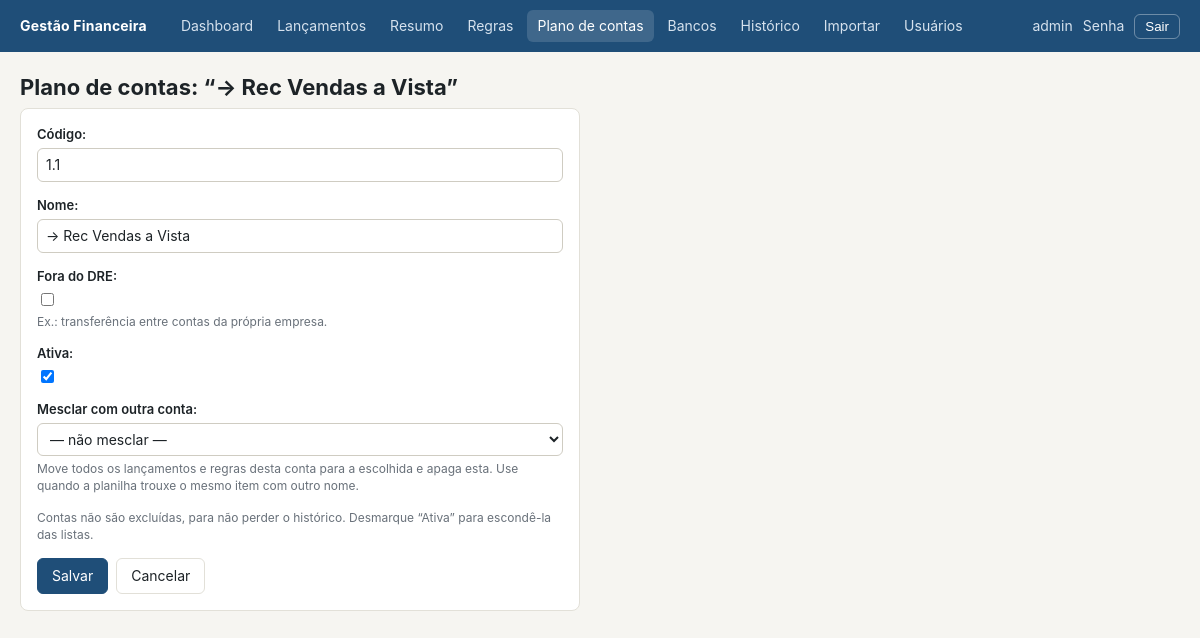
The app's page /contas/1/ (signed in) with its own data.
### financas/models.py (models this page shows)
class Conta(models.Model):
    codigo = models.CharField("código", max_length=20, blank=True)
    nome = models.CharField(max_length=120, unique=True)
    nao_entra_no_dre = models.BooleanField(
        "fora do DRE", default=False,
        help_text="Ex.: transferência entre contas da própria empresa.",
    )
    ativa = models.BooleanField(default=True)
    history = HistoricalRecords()
    class Meta:
        ordering = ["codigo", "nome"]
        verbose_name = "conta do plano de contas"
        verbose_name_plural = "plano de contas"
    def __str__(self):
        return self.nome

### financas/views.py (the view, shortened to what this page needs)
# urls.py: path("contas/<int:pk>/", views.conta_form, name="conta_editar"),
def conta_form(request, pk=None):
    from .contas import mesclar
    conta = get_object_or_404(Conta, pk=pk) if pk else None
    form = ContaForm(request.POST or None, instance=conta)
    return render(request, "financas/conta_form.html", {"form": form, "conta": conta})

### financas/forms.py (shortened to what this page needs)
class ContaForm(forms.ModelForm):
    mesclar_em = forms.ModelChoiceField(
        label="Mesclar com outra conta", queryset=Conta.objects.none(), required=False,
        empty_label="— não mesclar —",
        help_text="Move todos os lançamentos e regras desta conta para a escolhida e apaga esta. "
                  "Use quando a planilha trouxe o mesmo item com outro nome.",
    )
    class Meta:
        model = Conta
        fields = ["codigo", "nome", "nao_entra_no_dre", "ativa"]
    def __init__(self, *args, **kwargs):
        super().__init__(*args, **kwargs)
        if self.instance.pk:
            self.fields["mesclar_em"].queryset = Conta.objects.exclude(pk=self.instance.pk).exclude(codigo="")
        else:
            del self.fields["mesclar_em"]

### financas/templates/financas/conta_form.html
{% extends "financas/base.html" %}
{% block conteudo %}
<h1>{% if conta %}Plano de contas: “{{ conta.nome }}”{% else %}Nova conta no plano de contas{% endif %}</h1>
<form method="post" class="formulario cartao">{% csrf_token %}
  {{ form.as_p }}
  <p class="small muted">Contas não são excluídas, para não perder o histórico. Desmarque “Ativa” para escondê-la das listas.</p>
  <div class="acoes"><button class="btn prim">Salvar</button><a class="btn" href="{% url 'contas' %}">Cancelar</a></div>
</form>
{% endblock %}

### financas/templates/financas/base.html (shortened to what this page needs)
{% load static %}<!doctype html>
<html lang="pt-br">
<head>
  <link rel="stylesheet" href="{% static 'financas/style.css' %}">
</head>
<body hx-headers='{"X-CSRFToken": "{{ csrf_token }}"}'>
{% if user.is_authenticated %}
<header class="topo">
  <div class="wrap">
    <a class="marca" href="{% url 'lancamentos' %}">Gestão Financeira</a>
    {% with u=request.resolver_match.url_name %}
    <nav>
      <a href="{% url 'dashboard' %}" class="{% if u == 'dashboard' %}ativo{% endif %}">Dashboard</a>
      <a href="{% url 'lancamentos' %}" class="{% if u == 'lancamentos' or 'lancamento' in u %}ativo{% endif %}">Lançamentos</a>
      <a href="{% url 'resumo' %}" class="{% if u == 'resumo' %}ativo{% endif %}">Resumo</a>
      <a href="{% url 'regras' %}" class="{% if 'regra' in u %}ativo{% endif %}">Regras</a>
      <a href="{% url 'contas' %}" class="{% if 'conta' in u %}ativo{% endif %}">Plano de contas</a>
      <a href="{% url 'bancos' %}" class="{% if 'banco' in u %}ativo{% endif %}">Bancos</a>
      <a href="{% url 'historico' %}" class="{% if u == 'historico' %}ativo{% endif %}">Histórico</a>
      <a href="{% url 'importar' %}" class="{% if u == 'importar' %}ativo{% endif %}">Importar</a>
      {% if user.is_staff %}<a href="{% url 'admin:index' %}">Usuários</a>{% endif %}
    </nav>
    {% endwith %}
    <div class="usuario">
      <span>{{ user.get_full_name|default:user.username }}</span>
      <a class="link-senha" href="{% url 'password_change' %}" style="color:#d6e2ee">Senha</a>
      <form method="post" action="{% url 'logout' %}">{% csrf_token %}<button>Sair</button></form>
    </div>
  </div>
</header>
{% endif %}
<main class="wrap">
  {% block conteudo %}{% endblock %}
</main>
</body>
</html>

### financas/static/financas/style.css (style rules this page uses)
:root { --bg: #f6f5f1; --surface: #fff; --ink: #1d2327; --muted: #69717a; --line: #e2e0d8; --accent: #1f4e78; --accent-ink: #fff; --accent-soft: #e6eef6; --ok: #2e7d4f; --warn-bg: #fff4d6; --warn: #8a6100; --manual-bg: #ece6f7; --manual: #5b3fa0; --danger: #b3261e; --radius: 8px; font-family: "Inter", system-ui, -apple-system, "Segoe UI", sans-serif; font-size: 14px; }
* { box-sizing: border-box; }
body { margin: 0; background: var(--bg); color: var(--ink); line-height: 1.45; }
a { color: var(--accent); text-decoration: none; }
.muted { color: var(--muted); }
.small { font-size: 12px; }
header.topo { background: var(--accent); color: var(--accent-ink); }
header.topo .wrap { display: flex; align-items: center; gap: 24px; height: 52px; }
header.topo .marca { font-weight: 700; letter-spacing: .2px; color: #fff; white-space: nowrap; }
header.topo nav { display: flex; gap: 4px; flex: 1; overflow-x: auto; }
header.topo nav a { color: #d6e2ee; padding: 6px 10px; border-radius: 6px; white-space: nowrap; }
header.topo nav a:hover, header.topo nav a.ativo { background: rgba(255,255,255,.14); color: #fff; text-decoration: none; }
header.topo .usuario { display: flex; align-items: center; gap: 10px; color: #d6e2ee; white-space: nowrap; }
header.topo .usuario button { background: none; border: 1px solid rgba(255,255,255,.35); color: #fff; padding: 4px 10px; border-radius: 6px; cursor: pointer; }
.wrap { max-width: 1280px; margin: 0 auto; padding: 0 20px; }
main.wrap { padding-top: 20px; padding-bottom: 48px; }
h1 { font-size: 22px; margin: 0 0 4px; }
.acoes { display: flex; gap: 8px; flex-wrap: wrap; }
.btn, button.btn { display: inline-flex; align-items: center; gap: 6px; padding: 7px 14px; border-radius: 6px; border: 1px solid var(--line); background: var(--surface); color: var(--ink); cursor: pointer; font: inherit; }
.btn.prim { background: var(--accent); color: #fff; border-color: var(--accent); }
input, select, textarea { font: inherit; padding: 6px 8px; border: 1px solid #cfccc2; border-radius: 6px; background: #fff; color: var(--ink); }
.cartao { background: var(--surface); border: 1px solid var(--line); border-radius: var(--radius); padding: 16px; }
form.formulario { display: grid; gap: 14px; max-width: 560px; }
form.formulario p { margin: 0; display: flex; flex-direction: column; gap: 4px; }
form.formulario label { font-weight: 600; font-size: 13px; }
form.formulario .helptext { font-size: 12px; color: var(--muted); }
form.formulario input[type=checkbox] { width: auto; align-self: flex-start; }
:root { --surface: #ffffff; --serie-1: #2a78d6; --serie-2: #eb6834; --serie-3: #1baf7a; --serie-4: #eda100; --serie-5: #e87ba4; --serie-6: #008300; --bom: #2e7d4f; --ruim: #b3261e; }

### records on screen
Conta: nome "-> Rec Vendas a Vista", codigo "1.1", ativa "☑"

### other values on screen
{{ user.get_full_name|default:user.username }} "admin"
